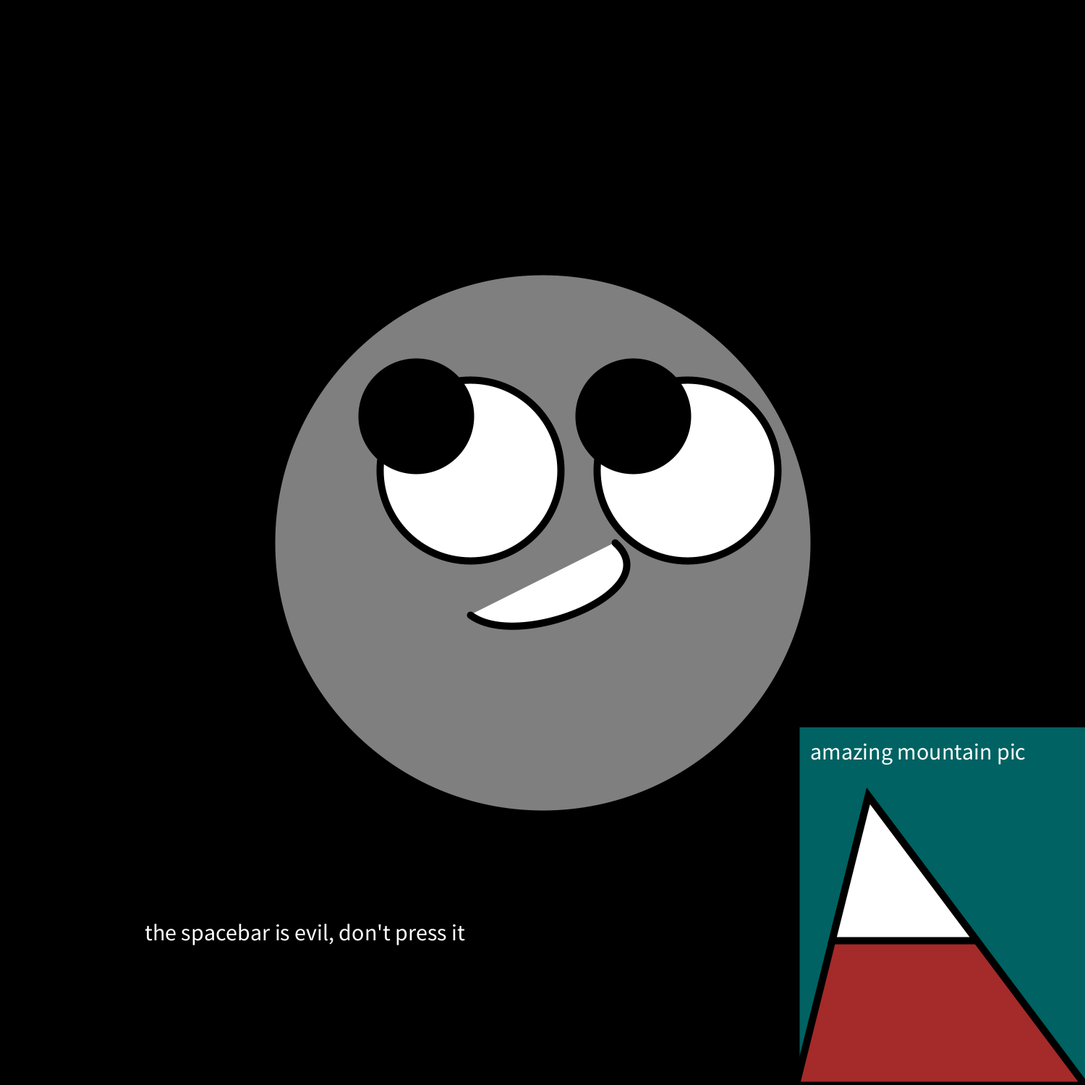
Frame 1 (no input)
Frame 60 (the mouse pressed at the canvas centre just before this capture): identical to frame 1, image omitted
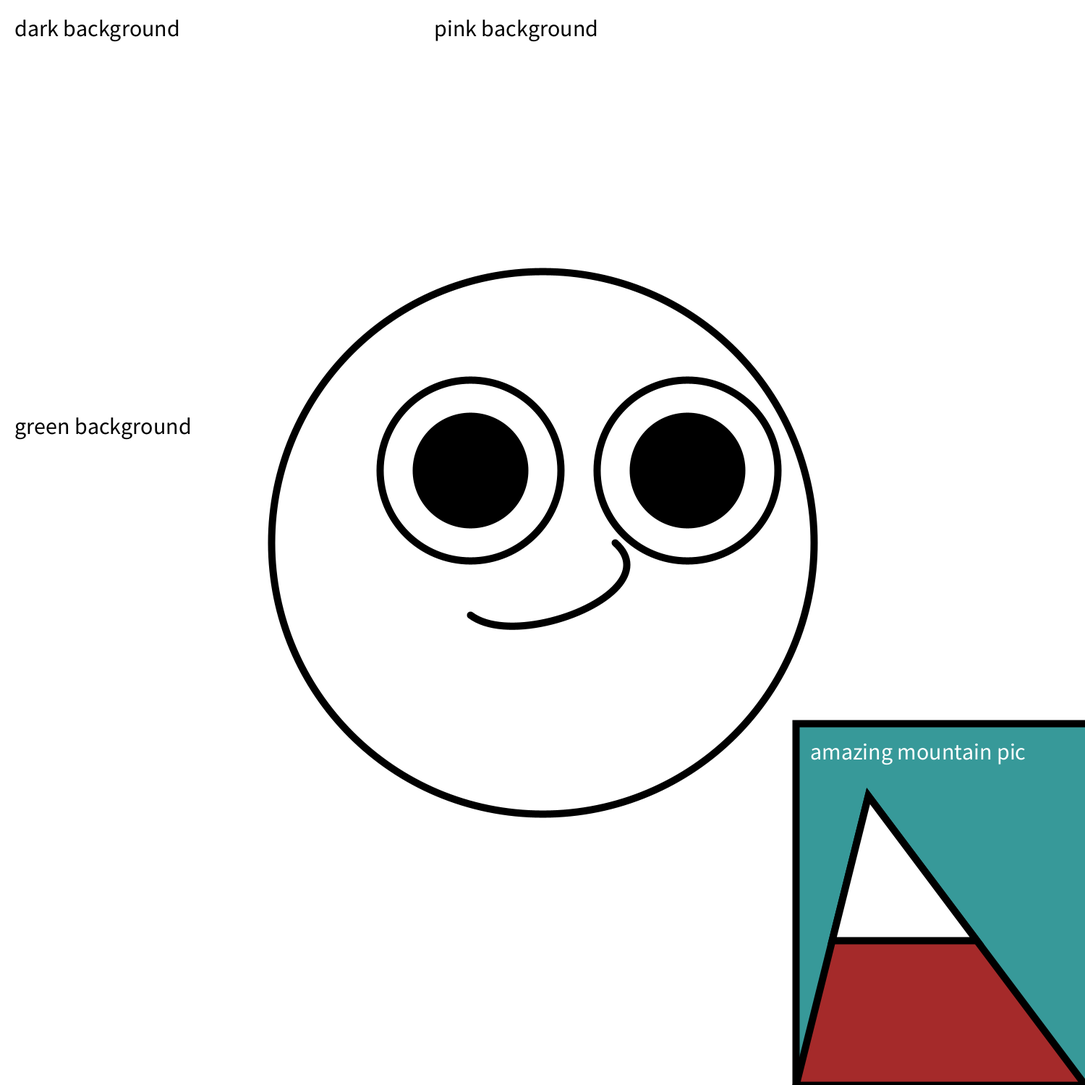
Frame 120 (the mouse held since frame 60 and released just before this capture)

The Processing sketch that drew these frames (run headless with seeded random() and noise(); from frame 60 on, the mouse is pressed at the canvas centre):

// Processing sketch: sketch_180911a
// ── sketch_180911a.pde
//Background
void setup(){
 size(1500,1500); 
}
void draw(){
int offsetx;
int offsety;
  background(mouseX,mouseY,mouseX,mouseY);
// face
fill(255,255,255,127);
strokeWeight(10);
ellipse(750,750,750,750);
fill(255,255,255);
//smile
curve(200,450,850,750,650,850,450,450);
//eyes
ellipse(650,650,250,250);
ellipse(950,650,250,250);
offsetx =(mouseX-750)/10;
offsety =(mouseY-750)/10;
fill(0);
ellipse(650+offsetx,650+offsety,150,150);
ellipse(950+offsetx,650+offsety,150,150);
//background labeling 
textSize(32);
text("pink background",600,50); 
textSize(32);
text("dark background",20,50);
textSize(32);
text("green background",20,600);
//making amazing mountain
strokeWeight(10);
fill(0,125,125,200);
rect(1100,1000,1300,1200);
fill(165,42,42);
triangle(1200,1100,1500,1500,1100,1500);
fill(255);
triangle(1200,1100,1350,1300,1150,1300);
textSize(32);
text("amazing mountain pic",1120,1050);

//EVIL SPACEBAR
textSize(32);
text("the spacebar is evil, don't press it",200,1300);

if (key == ' ') {
 textSize(100);
 fill(125,0,125);
 text("SPACEBAR IS WINNER!",mouseX,mouseY);
 textSize(200);
 text("HAHAHAHAHAHAHA",0,1500);
 textSize(32);
 text("SPACE",1120,1050);
}
}
